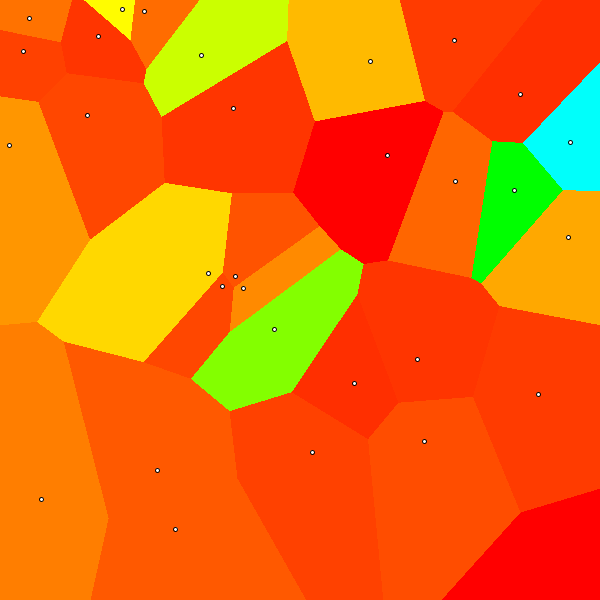
Frame 1 (no input)
Frame 60 (the mouse pressed at the canvas centre just before this capture): identical to frame 1, image omitted
Frame 120 (the mouse held since frame 60 and released just before this capture): identical to frame 1, image omitted

The Processing sketch that drew this single still picture (run headless with seeded random() and noise(); from frame 60 on, the mouse is pressed at the canvas centre):

// Processing sketch: Closest_point
// ── Closest_point.pde
int n = 30;
float points[];

void setup()
{
  size(600, 600);
  colorMode(HSB);
  
  // Initialize random N points
  points = new float[2*n];
  
  for(int i = 0; i < n; i++)
  {
    points[2*i] = random(0, width);
    points[2*i+1] = random(0, height);
  }
}

void draw()
{
  loadPixels();
  for(int j = 0; j < height; j++)
  {
    for(int i = 0; i < width; i++)
    {
      // Set the distance from the point to be the maximum possible
      float x = width;
      float y = height;
      float prev_dist = dist(i, j, x, y);
      int closest = 1;
      
      // Go through all the points
      for(int k = 0; k < n; k++)
      {
        float new_dist = dist(i, j, points[2*k], points[2*k+1]);
        
        // Find the smallest distance
        if(new_dist < prev_dist)
        {
          prev_dist = new_dist;
          closest = k+1;
        }
      }
      
      // Set the color of the pixel based on what point it's closest to
      int index = i + j * width;
      pixels[index] = color(255/closest, 255, 255);
    }
  }
  updatePixels();
  
  // Draw points, can be commented out...
  for(int i = 0; i < 2*n; i+=2)
  {
    circle(points[i], points[i+1], 4);
  }
}
